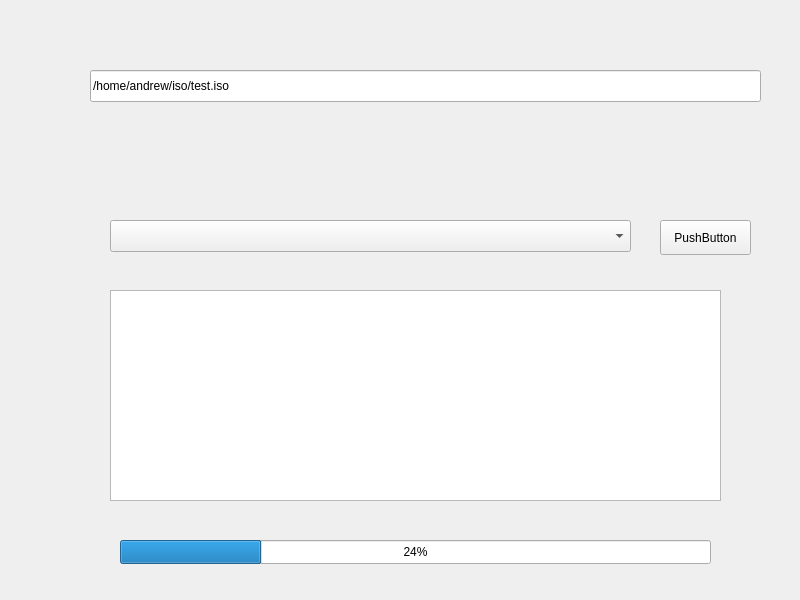
<?xml version="1.0" encoding="UTF-8"?>
<ui version="4.0">
 <class>Widget</class>
 <widget class="QWidget" name="Widget">
  <property name="geometry">
   <rect>
    <x>0</x>
    <y>0</y>
    <width>800</width>
    <height>600</height>
   </rect>
  </property>
  <property name="windowTitle">
   <string>Widget</string>
  </property>
  <widget class="QPushButton" name="pushButton">
   <property name="geometry">
    <rect>
     <x>660</x>
     <y>220</y>
     <width>91</width>
     <height>35</height>
    </rect>
   </property>
   <property name="text">
    <string>PushButton</string>
   </property>
  </widget>
  <widget class="QLineEdit" name="lineEdit">
   <property name="geometry">
    <rect>
     <x>90</x>
     <y>70</y>
     <width>671</width>
     <height>32</height>
    </rect>
   </property>
   <property name="text">
    <string>/home/andrew/iso/test.iso</string>
   </property>
  </widget>
  <widget class="QComboBox" name="comboBox">
   <property name="geometry">
    <rect>
     <x>110</x>
     <y>220</y>
     <width>521</width>
     <height>32</height>
    </rect>
   </property>
  </widget>
  <widget class="QTextEdit" name="textEdit">
   <property name="geometry">
    <rect>
     <x>110</x>
     <y>290</y>
     <width>611</width>
     <height>211</height>
    </rect>
   </property>
  </widget>
  <widget class="QProgressBar" name="progressBar">
   <property name="geometry">
    <rect>
     <x>120</x>
     <y>540</y>
     <width>591</width>
     <height>24</height>
    </rect>
   </property>
   <property name="value">
    <number>24</number>
   </property>
  </widget>
 </widget>
 <resources/>
 <connections/>
</ui>
